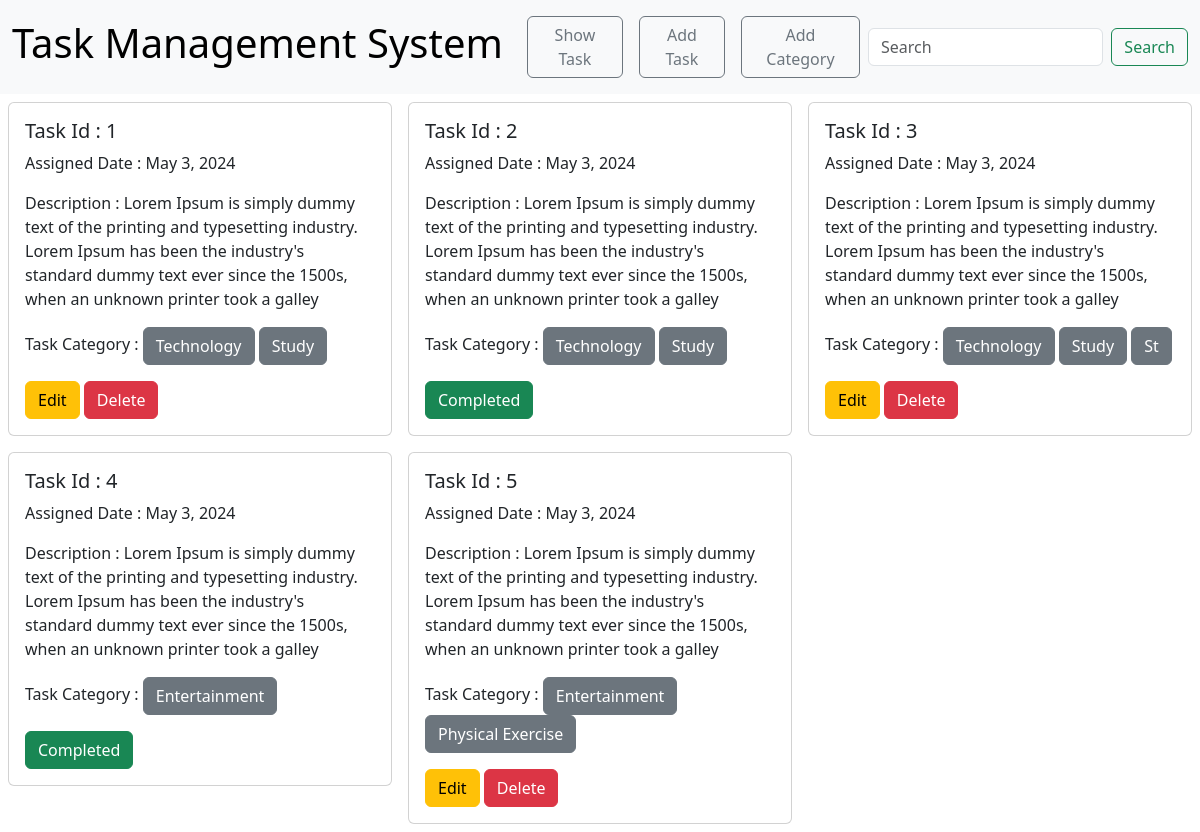
The page / on the database its author committed.
### task/models.py (models this page shows, shortened)
class TaskModel(models.Model):
    taskTitle = models.CharField(max_length=100)
    taskDescription = models.TextField()
    is_Completed = models.BooleanField(default=False)
    taskAssignedDate = models.DateField(default=datetime.datetime.now())
    categories = models.ManyToManyField(CategoryModel)

### category/models.py (models this page shows, shortened)
class CategoryModel(models.Model):
    category_name = models.CharField(max_length=100)

### TASK_MANAGEMENT_SYSTEM/views.py (the view)
# urls.py: path('', views.show_tasks , name='show_task'),
def show_tasks(request):
    datas = TaskModel.objects.all()
    return render(request,'home.html', {'datas' : datas})

### templates/home.html (shortened to what this page needs)
{% extends "base.html" %}
{% block content %}
<div class="d-flex flex-wrap ">
    {% for data in datas %}
    <div class="col-sm-4 mb-3 mb-sm-0">
        <div class="card m-2">
          <div class="card-body">
            <h5 class="card-title">Task Id : {{data.id}}</h5>
            <p class="card-text">Assigned Date : {{data.taskAssignedDate}} </p>
            <p class="card-text">Description : {{data.taskDescription}} </p>
            <p>Task Category :
                {% for i in data.categories.all %}
                <button type="button" class="btn btn-secondary">{{i.category_name}}</button>
                {% endfor %}
            </p>
            {% if data.is_Completed %}
            <a href="#" class="btn btn-success">Completed</a>
            {% else %}
            <a href="{% url 'edit_task' data.id %}" class="btn btn-warning">Edit</a> <a href="{% url 'delete_task' data.id %}" class="btn btn-danger">Delete</a>
            {% endif %}
          </div>
        </div>
    </div>
    {% endfor %}
  </div>
{% endblock %}

### templates/base.html (shortened to what this page needs)
<!DOCTYPE html>
<html lang="en">
<head>
    <link href="https://cdn.jsdelivr.net/npm/bootstrap@5.3.3/dist/css/bootstrap.min.css" rel="stylesheet">
</head>
<body>
    <nav class="navbar navbar-expand-lg bg-body-tertiary">
        <div class="container-fluid">
          <a class="navbar-brand text-bold" href="#"><h1 class=' text'>Task Management System</h1></a>
          <div class="collapse navbar-collapse" id="navbarSupportedContent">
            <ul class="navbar-nav me-auto mb-2 mb-lg-0">
              <li class="nav-item">
                <a class="nav-link active" aria-current="" href="{% url 'show_task' %}"><button type="button" class="btn btn-outline-secondary">Show Task</button></a>
              </li>
               <li class="nav-item">
                <a class="nav-link" href="{% url 'add_task' %}"> <button type="button" class="btn btn-outline-secondary">Add Task</button> </a>
              </li>
              <li class="nav-item">
                <a class="nav-link" href="{% url 'add_category' %}"><button type="button" class="btn btn-outline-secondary">Add Category</button></a>
              </li>
            </ul>
            <form class="d-flex" role="search">
              <input class="form-control me-2" type="search" placeholder="Search" aria-label="Search">
              <button class="btn btn-outline-success" type="submit">Search</button>
            </form>
          </div>
        </div>
      </nav>
    {% block content %}
    {% endblock %}
</body>
</html>

### rows shown on the page
TaskModel: id "1", taskAssignedDate "May 3, 2024", taskDescription "Lorem Ipsum is simply dummy text of the printing and typesetting industry. Lorem Ipsum has been the industry's standard dummy text ever since the 1500s, when an unknown printer took a galley", is_Completed "Edit"
CategoryModel: category_name "Technology"
CategoryModel: category_name "Study"
TaskModel: id "2", taskAssignedDate "May 3, 2024", taskDescription "Lorem Ipsum is simply dummy text of the printing and typesetting industry. Lorem Ipsum has been the industry's standard dummy text ever since the 1500s, when an unknown printer took a galley", is_Completed "Completed"
TaskModel: id "3", taskAssignedDate "May 3, 2024", taskDescription "Lorem Ipsum is simply dummy text of the printing and typesetting industry. Lorem Ipsum has been the industry's standard dummy text ever since the 1500s, when an unknown printer took a galley", is_Completed "Edit"
CategoryModel: category_name "St"
TaskModel: id "4", taskAssignedDate "May 3, 2024", taskDescription "Lorem Ipsum is simply dummy text of the printing and typesetting industry. Lorem Ipsum has been the industry's standard dummy text ever since the 1500s, when an unknown printer took a galley", is_Completed "Completed"
CategoryModel: category_name "Entertainment"
TaskModel: id "5", taskAssignedDate "May 3, 2024", taskDescription "Lorem Ipsum is simply dummy text of the printing and typesetting industry. Lorem Ipsum has been the industry's standard dummy text ever since the 1500s, when an unknown printer took a galley", is_Completed "Edit"
CategoryModel: category_name "Physical Exercise"
